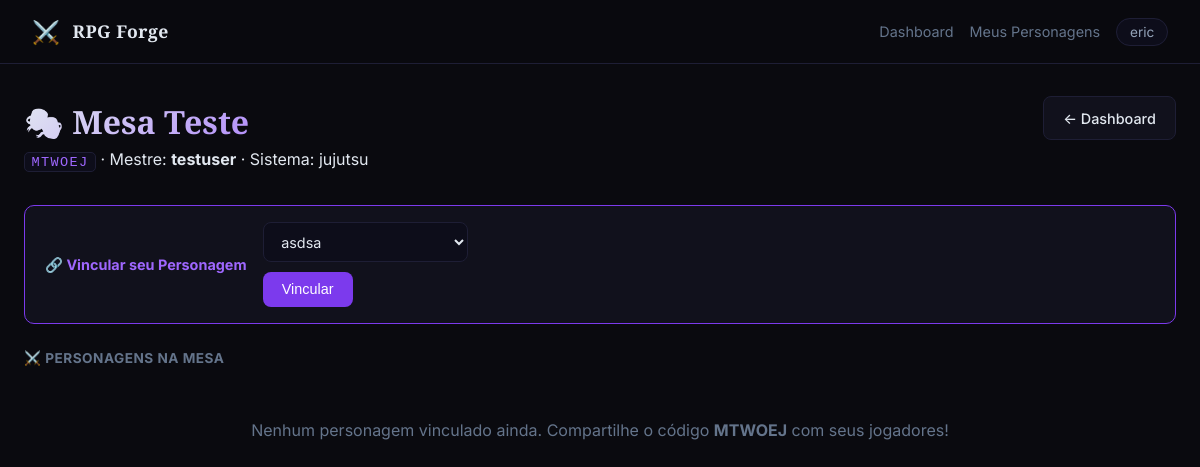
The page /mesa/MTWOEJ (signed in) on the database its author committed.
### tables this page shows
CREATE TABLE mesas (
                id INTEGER PRIMARY KEY AUTOINCREMENT,
                codigo TEXT UNIQUE NOT NULL,
                nome TEXT NOT NULL,
                sistema TEXT NOT NULL DEFAULT 'jujutsu',
                mestre_id INTEGER NOT NULL,
                criado_em TIMESTAMP DEFAULT CURRENT_TIMESTAMP
            );

CREATE TABLE usuarios (
                id INTEGER PRIMARY KEY AUTOINCREMENT,
                username TEXT UNIQUE NOT NULL,
                password_hash TEXT NOT NULL,
                criado_em TIMESTAMP DEFAULT CURRENT_TIMESTAMP
            );

### app.py (the view, shortened to what this page needs)
@app.route("/mesa/<codigo>")
@login_required
def ver_mesa(codigo):
    uid = session["usuario_id"]
    with get_db() as conn:
        mesa = conn.execute("SELECT * FROM mesas WHERE codigo=?", (codigo,)).fetchone()
        if not mesa:
            flash("Mesa não encontrada.", "error")
            return redirect(url_for("dashboard"))
        personagens_mesa = conn.execute(
            "SELECT p.*, u.username FROM personagens p JOIN usuarios u ON p.usuario_id=u.id WHERE p.mesa_id=?",
            (mesa["id"],)
        ).fetchall()
        meus = conn.execute(
            "SELECT id, nome FROM personagens WHERE usuario_id=? AND sistema=? AND (mesa_id IS NULL OR mesa_id=?)",
            (uid, mesa["sistema"], mesa["id"])
        ).fetchall()
        mestre = conn.execute("SELECT username FROM usuarios WHERE id=?", (mesa["mestre_id"],)).fetchone()
    chars_lista = []
    meu_char_na_mesa = next((c for c in chars_lista if c["eh_meu"]), None)
    return render_template("mesa.html",
                           mesa=mesa,
                           mestre=mestre,
                           chars_lista=chars_lista,
                           meus_personagens=meus,
                           meu_char_na_mesa=meu_char_na_mesa,
                           eh_mestre=mesa["mestre_id"] == uid,
                           usuario=usuario_logado())

### app.py (called while the page is built)
def get_db():
    conn = sqlite3.connect(DB_PATH)
    conn.row_factory = sqlite3.Row
    return conn

def login_required(f):
    @wraps(f)
    def decorated(*args, **kwargs):
        if "usuario_id" not in session:
            return redirect(url_for("login"))
        return f(*args, **kwargs)
    return decorated

def usuario_logado():
    return {"id": session.get("usuario_id"), "username": session.get("usuario_nome")}

### templates/mesa.html (shortened to what this page needs)
{% extends "base.html" %}
{% block content %}
<div class="page-header">
  <div>
    <h1 class="page-title">🎭 {{ mesa.nome }}</h1>
    <p class="page-sub">
      <code class="mesa-codigo-inline">{{ mesa.codigo }}</code>
      · Mestre: <strong>{{ mestre.username }}</strong>
      · Sistema: {{ mesa.sistema }}
    </p>
  </div>
  <div style="display:flex;gap:.5rem;flex-wrap:wrap">
    <a href="{{ url_for('dashboard') }}" class="btn btn-secondary">← Dashboard</a>
  </div>
</div>
{% if not meu_char_na_mesa %}
<div class="mesa-vincular-box">
  <h3 class="mesa-vincular-title">🔗 Vincular seu Personagem</h3>
  {% if meus_personagens %}
  <form method="POST" class="mesa-vincular-form">
    <select name="pid_vincular" class="form-input form-select" style="max-width:280px">
      {% for p in meus_personagens %}
      <option value="{{ p.id }}">{{ p.nome }}</option>
      {% endfor %}
    </select>
    <button type="submit" class="btn btn-primary">Vincular</button>
  </form>
  {% else %}
  <p class="page-sub">Você não tem personagens para este sistema.
    <a href="{{ url_for('criar') }}" class="btn btn-sm btn-primary" style="margin-left:.5rem">Criar Personagem</a>
  </p>
  {% endif %}
</div>
{% endif %}
<div style="margin-top:1.5rem">
  <h2 class="dash-section-title">⚔️ Personagens na Mesa</h2>
  {% if chars_lista %}
  <div class="mesa-chars-grid">
    {% for c in chars_lista %}
    <div class="mesa-char-card {{ 'my-char' if c.eh_meu else '' }}">
      <div class="mesa-char-header">
        <div class="mesa-char-avatar">{{ c.nome[0].upper() }}</div>
        <div class="mesa-char-info">
          <div class="mesa-char-nome">{{ c.nome }}</div>
          <div class="mesa-char-player">
            <span class="mesa-player-tag">{{ c.username }}</span>
            {% if c.eh_meu %}<span class="mesa-seu-tag">você</span>{% endif %}
          </div>
        </div>
        <span class="mesa-char-nivel">Nv {{ c.nivel }}</span>
      </div>
      <div class="mesa-char-stats">
        <div class="mesa-char-stat">
          <span class="mcs-lbl">Grau</span>
          <span class="mcs-val">{{ c.grau }}</span>
        </div>
        <div class="mesa-char-stat">
          <span class="mcs-lbl">Especialização</span>
          <span class="mcs-val">{{ c.especializacao }}</span>
        </div>
        <div class="mesa-char-stat pv">
          <span class="mcs-lbl">PV máx</span>
          <span class="mcs-val">{{ c.pv_max }}</span>
        </div>
        <div class="mesa-char-stat pe">
          <span class="mcs-lbl">PE máx</span>
          <span class="mcs-val">{{ c.pe_max }}</span>
        </div>
      </div>
      <div class="mesa-char-actions">
        <a href="{{ url_for('ver_personagem', pid=c.id) }}" class="btn btn-sm btn-secondary">📋 Ver Ficha</a>
        {% if not c.eh_meu %}
        <form method="POST" action="{{ url_for('clonar_personagem', codigo=mesa.codigo, pid=c.id) }}">
          <button class="btn btn-sm btn-primary" title="Clonar para seus personagens">📋 Clonar</button>
        </form>
        {% endif %}
        {% if c.eh_meu or eh_mestre %}
        <form method="POST" action="{{ url_for('desvincular_personagem', codigo=mesa.codigo, pid=c.id) }}">
          <button class="btn btn-sm btn-danger" title="Remover da mesa">✕</button>
        </form>
        {% endif %}
      </div>
    </div>
    {% endfor %}
  </div>
  {% else %}
  <div class="empty-state" style="padding:2rem">
    <p>Nenhum personagem vinculado ainda. Compartilhe o código <strong>{{ mesa.codigo }}</strong> com seus jogadores!</p>
  </div>
  {% endif %}
</div>
{% endblock %}

### static/css/style.css (style rules this page uses)
*, *::before, *::after { box-sizing: border-box; margin: 0; padding: 0; }
:root { --bg: #0a0a0f; --bg-card: #11111c; --bg-card-hover: #161625; --bg-input: #0d0d1a; --border: #1e1e35; --border-hover: #3a3a6a; --accent: #7c3aed; --accent-light: #9f67ff; --accent-glow: rgba(124,58,237,0.35); --accent2: #06b6d4; --text: #e2e8f0; --text-muted: #64748b; --text-dim: #94a3b8; --success: #10b981; --warning: #f59e0b; --danger: #ef4444; --pv-color: #10b981; --pe-color: #7c3aed; --radius: 12px; --radius-sm: 8px; --shadow: 0 4px 24px rgba(0,0,0,0.5); --shadow-glow: 0 0 30px rgba(124,58,237,0.2); }
html { font-size: 16px; }
body { font-family: 'Inter', -apple-system, sans-serif; background: var(--bg); color: var(--text); min-height: 100vh; line-height: 1.6; }
.btn { display: inline-flex; align-items: center; gap: 0.4rem; padding: 0.6rem 1.2rem; border-radius: var(--radius-sm); font-size: 0.9rem; font-weight: 500; cursor: pointer; text-decoration: none; border: none; transition: all 0.2s; white-space: nowrap; }
.btn-primary { background: var(--accent); color: white; }
.btn-secondary { background: var(--bg-card); border: 1px solid var(--border); color: var(--text); }
.page-header { display: flex; align-items: center; justify-content: space-between; margin-bottom: 2rem; gap: 1rem; }
.page-title { font-family: 'Cinzel', serif; font-size: 2rem; font-weight: 700; background: linear-gradient(135deg, var(--text) 0%, var(--accent-light) 100%); -webkit-background-clip: text; -webkit-text-fill-color: transparent; background-clip: text; }
.empty-state { display: flex; flex-direction: column; align-items: center; justify-content: center; padding: 5rem 2rem; text-align: center; gap: 1rem; }
.empty-state p { color: var(--text-muted); }
.form-input { background: var(--bg-input); border: 1px solid var(--border); border-radius: var(--radius-sm); color: var(--text); padding: 0.6rem 0.85rem; font-size: 0.9rem; font-family: inherit; transition: border-color 0.2s, box-shadow 0.2s; width: 100%; }
.form-select { cursor: pointer; }
.page-header { display: flex; align-items: flex-start; justify-content: space-between; gap: 1rem; margin-bottom: 2rem; flex-wrap: wrap; }
.empty-state { text-align: center; padding: 4rem 2rem; }

### templates/mesa.html (style rules this page uses)
.mesa-codigo-inline { font-family:monospace;background:var(--bg-input);border:1px solid var(--border);border-radius:5px;padding:.1rem .4rem;font-size:.85rem;letter-spacing:.1em;color:var(--accent-light) }
.mesa-vincular-box { background:var(--bg-card);border:1px solid var(--accent);border-radius:10px;padding:1rem 1.25rem;display:flex;align-items:center;gap:1rem;flex-wrap:wrap }
.mesa-vincular-title { font-size:.9rem;font-weight:700;margin:0;color:var(--accent-light) }
.mesa-vincular-form { display:flex;gap:.6rem;align-items:center;flex-wrap:wrap }
.dash-section-title { font-size:.85rem;font-weight:700;color:var(--text-muted);text-transform:uppercase;letter-spacing:.5px;margin:0 0 1rem }

### rows shown on the page
mesas: nome "Mesa Teste", codigo "MTWOEJ", sistema "jujutsu"
usuarios: username "testuser"

### other values the page prints
{{ session.get('usuario_nome', '') }} "eric"
form field pid_vincular "asdsa"
